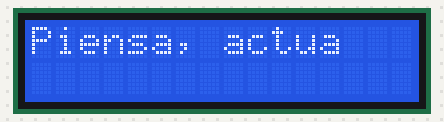
Bench run of a sketch on a simulated Arduino Uno, built with avr-gcc and run on an emulated ATmega328P. Parts: 16×2 character LCD.

Above: at 0.1 s.
At 4.1 s:
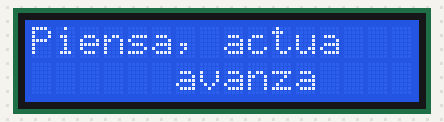
At 8.1 s:
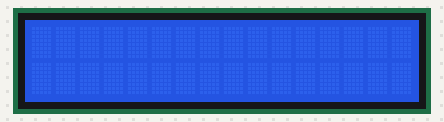

The sketch:

Mensaje_LCD_con_i2C.ino
```cpp
#include <LiquidCrystal_I2C.h>

LiquidCrystal_I2C lcd(0x27, 16, 2); //pines que utilizaremos del arduino para conectar al lcd
void setup() {
  // put your setup code here, to run once:
  lcd.init();
  lcd.backlight();
  lcd.clear();
  lcd.setCursor(0, 0);
}

void loop() {
  // put your main code here, to run repeatedly:
  lcd.setCursor(0, 0); //columna cero linea uno
  lcd.print("Piensa, actua");// imprime el texto
  delay(4000);
  lcd.setCursor(0, 1); //columna cero linea uno

  lcd.print("      avanza");

  delay(4000);
  lcd.clear();
  delay(2000);
}
/* sda=pin a4
    scl=a5
    vcc=5v


*/
```

Measured:
- by itself, everything shown: repeats every 10.0 s, in 3 steps
- what the display in image 1 shows lasts 4.0 s, from 4.1 s to 8.1 s
- what the display in image 2 shows lasts 2.0 s, from 8.1 s to 10.1 s
